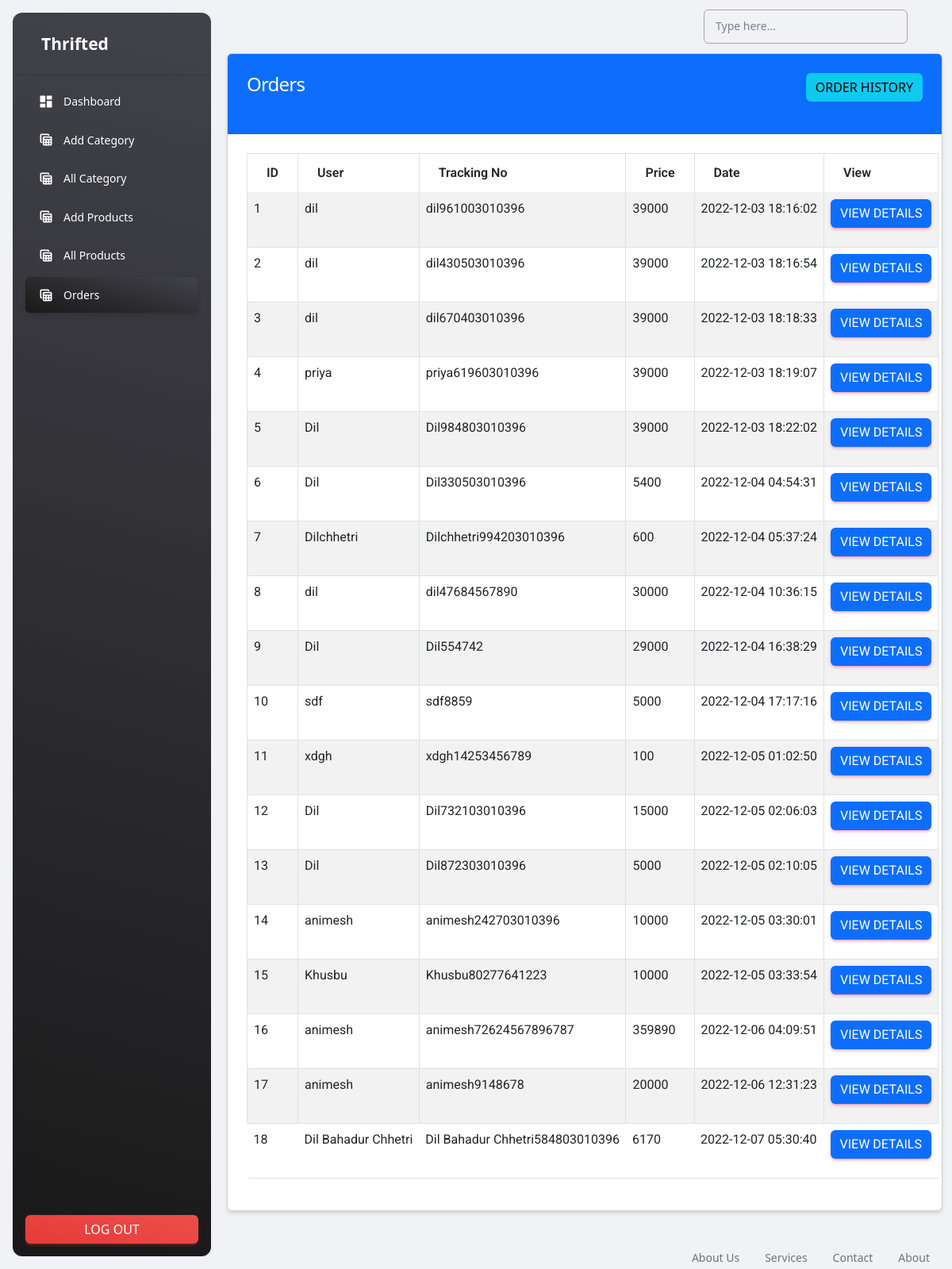
The app's page /admin/orders.php (signed in) with its own data.
### tables this page shows
CREATE TABLE `orders` (
  `id` int(11) NOT NULL,
  `tracking_no` varchar(255) NOT NULL,
  `user_id` int(191) NOT NULL,
  `name` varchar(255) NOT NULL,
  `email` varchar(255) NOT NULL,
  `phone` varchar(255) NOT NULL,
  `address` mediumtext NOT NULL,
  `pincode` int(191) NOT NULL,
  `total_price` int(191) NOT NULL,
  `payment_mode` varchar(191) NOT NULL,
  `payment_id` varchar(191) DEFAULT NULL,
  `status` tinyint(4) NOT NULL DEFAULT 0,
  `comments` varchar(255) DEFAULT NULL,
  `created_at` timestamp NOT NULL DEFAULT current_timestamp()
);

### functions/myFunction.php (called while the page is built, shortened)
<?php
include('../config/dbcon.php');
function getAllOrders(){
  global $con;
  $query = "SELECT * FROM orders WHERE status = '0'";
  return $query_run = mysqli_query($con, $query);
}
?>

### admin/orders.php (the view, shortened to what this page needs)
<?php
include('includes/header.php');
?>
   <div class="container">
        <div class="row">
            <div class="col-md-12">
                <div class="card">
                    <div class="card-header bg-primary">
                        <h4 class="text-white">Orders
                        <a href="order-history.php" class="btn btn-info float-end">Order History</a>
                        </h4>
                    </div>
                    <div class="card-body" id="">
                        <table class="table table-bordered table-striped">
                            <thead>
                                <tr>
                                    <th>ID</th>
                                    <th>User</th>
                                    <th>Tracking No</th>
                                    <th>Price</th>
                                    <th>Date</th>
                                    <th>View</th>
                                </tr>
                            </thead>
                            <tbody>
                                <?php
                                    $orders = getAllOrders();
                                    if(mysqli_num_rows($orders) > 0)
                                    {
                                        foreach($orders as $item)
                                        { ?>
                                            <tr>
                                                 <td><?= $item['id']?></td>
                                                 <td><?= $item['name']?></td>
                                                 <td><?= $item['tracking_no']?></td>
                                                 <td><?= $item['total_price']?></td>
                                                 <td><?= $item['created_at']?></td>
                                                 <td>
                                                    <a href="view-order.php?t=<?= $item['tracking_no']?>" class="btn btn-primary">View details</a>
                                                </td>
                                            </tr>
                                      <?php  }
                                    }
                                    else
                                    { ?>
                                      <tr>
                                            <td colspan="5">No orders</td>
                                      </tr>
                                  <?php  }
                                ?>
                            </tbody>
                        </table>
                    </div>
                </div>
            </div>
        </div>
    </div>
<?php include('includes/footer.php')   ?>

### records on screen
orders: id "1", name "dil", tracking_no "dil961003010396", total_price "39000", created_at "2022-12-03 18:16:02"
orders: id "2", name "dil", tracking_no "dil430503010396", total_price "39000", created_at "2022-12-03 18:16:54"
orders: id "3", name "dil", tracking_no "dil670403010396", total_price "39000", created_at "2022-12-03 18:18:33"
orders: id "4", name "priya", tracking_no "priya619603010396", total_price "39000", created_at "2022-12-03 18:19:07"
orders: id "5", name "Dil", tracking_no "Dil984803010396", total_price "39000", created_at "2022-12-03 18:22:02"
orders: id "6", name "Dil", tracking_no "Dil330503010396", total_price "5400", created_at "2022-12-04 04:54:31"
orders: id "7", name "Dilchhetri", tracking_no "Dilchhetri994203010396", total_price "600", created_at "2022-12-04 05:37:24"
orders: id "8", name "dil", tracking_no "dil47684567890", total_price "30000", created_at "2022-12-04 10:36:15"
orders: id "9", name "Dil", tracking_no "Dil554742", total_price "29000", created_at "2022-12-04 16:38:29"
orders: id "10", name "sdf", tracking_no "sdf8859", total_price "5000", created_at "2022-12-04 17:17:16"
orders: id "11", name "xdgh", tracking_no "xdgh14253456789", total_price "100", created_at "2022-12-05 01:02:50"
orders: id "12", name "Dil", tracking_no "Dil732103010396", total_price "15000", created_at "2022-12-05 02:06:03"
orders: id "13", name "Dil", tracking_no "Dil872303010396", total_price "5000", created_at "2022-12-05 02:10:05"
orders: id "14", name "animesh", tracking_no "animesh242703010396", total_price "10000", created_at "2022-12-05 03:30:01"
orders: id "15", name "Khusbu", tracking_no "Khusbu80277641223", total_price "10000", created_at "2022-12-05 03:33:54"
orders: id "16", name "animesh", tracking_no "animesh72624567896787", total_price "359890", created_at "2022-12-06 04:09:51"
orders: id "17", name "animesh", tracking_no "animesh9148678", total_price "20000", created_at "2022-12-06 12:31:23"
orders: id "18", name "Dil Bahadur Chhetri", tracking_no "Dil Bahadur Chhetri584803010396", total_price "6170", created_at "2022-12-07 05:30:40"
